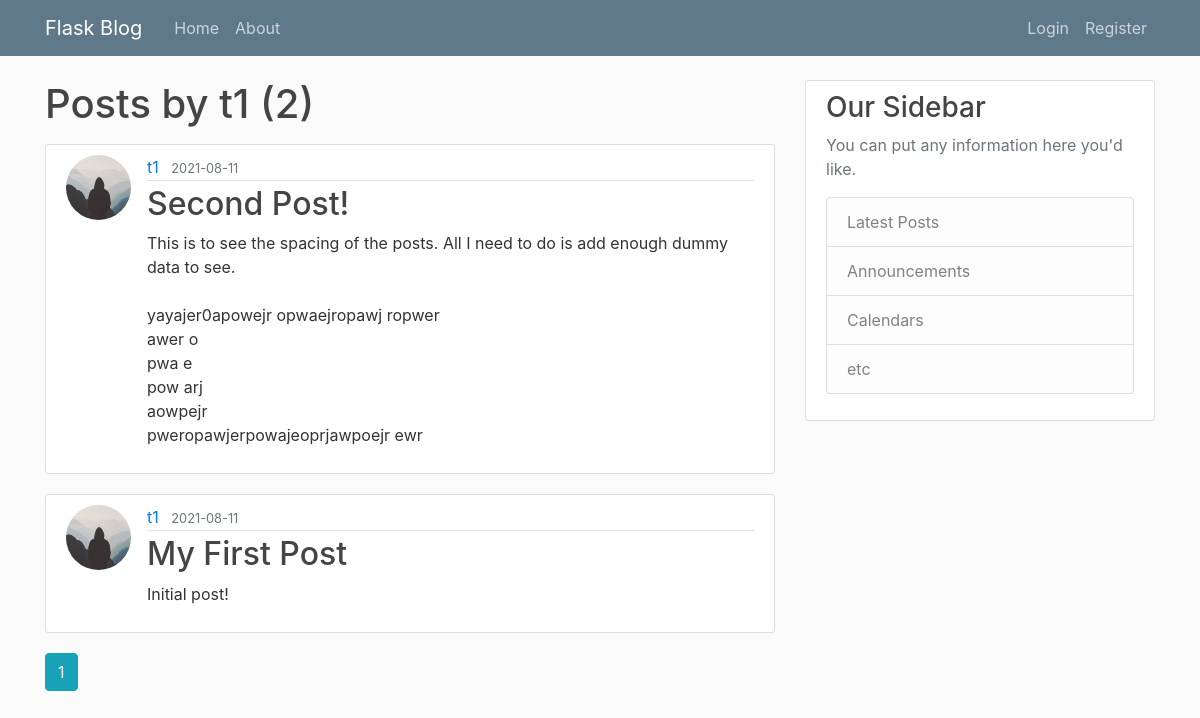
Before: /user/t1 with the older database file.
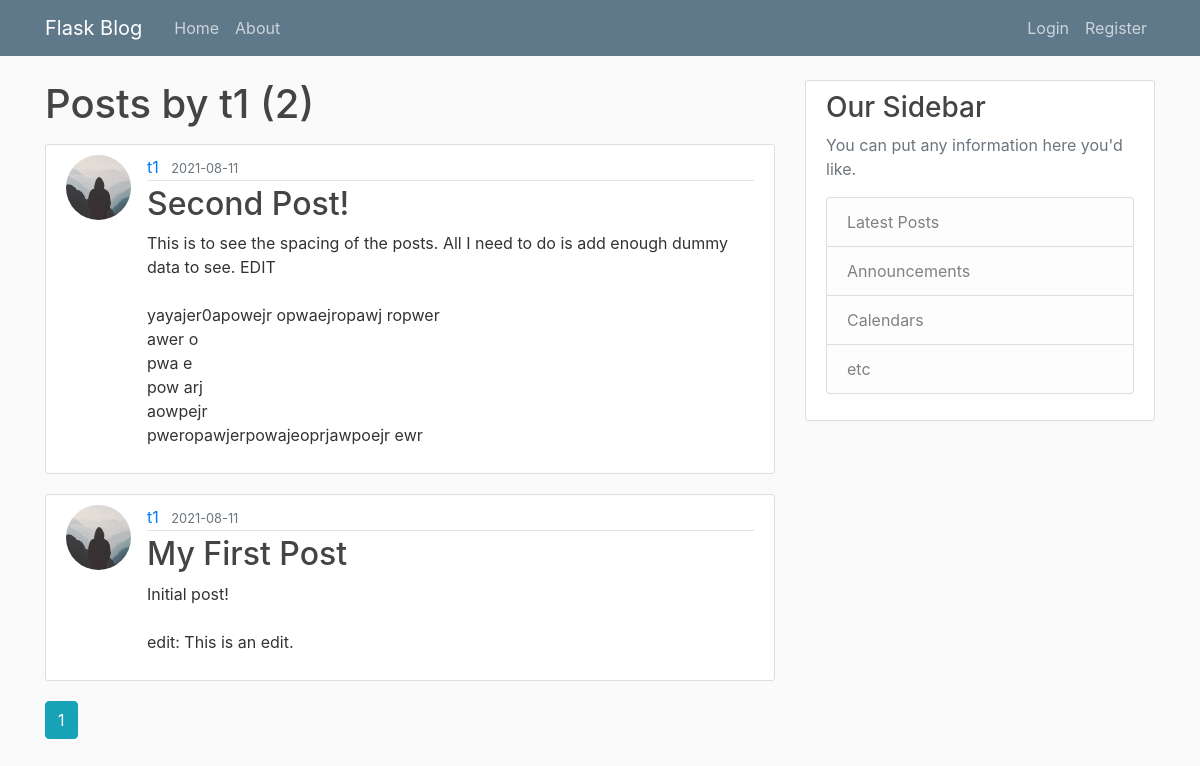
After: the same page with the newer database file.
### flaskblog/models.py (models this page shows, shortened)
class Post(db.Model):
    id = db.Column(db.Integer, primary_key=True)
    title = db.Column(db.String(100), nullable=False)
    date_posted = db.Column(db.DateTime, nullable=False,
                            default=datetime.utcnow)
    content = db.Column(db.Text, nullable=False)
    user_id = db.Column(db.Integer, db.ForeignKey('user.id'), nullable=False)

class User(db.Model, UserMixin):
    id = db.Column(db.Integer, primary_key=True)
    username = db.Column(db.String(20), unique=True, nullable=False)
    email = db.Column(db.String(120), unique=True, nullable=False)
    image_file = db.Column(db.String(20), nullable=False,
                           default='default.jpg')
    password = db.Column(db.String(60), nullable=False)
    posts = db.relationship('Post', backref='author', lazy=True)

### flaskblog/users/routes.py (the view)
@users.route("/user/<string:username>")
def user_posts(username):
    page = request.args.get('page', 1, type=int)
    user = User.query.filter_by(username=username).first_or_404()
    posts = Post.query.filter_by(author=user)\
        .order_by(Post.date_posted.desc())\
        .paginate(page=page, per_page=5)
    return render_template('user_posts.html', posts=posts, user=user)

### flaskblog/templates/user_posts.html
{% extends "layout.html" %}
{% block content %}
    <h1 class="mb-3">Posts by {{ user.username }} ({{ posts.total }})</h1>
    {% for post in posts.items %}
        <article class="media content-section">
          <img class="rounded-circle article-img" src="{{ url_for('static', filename='profile_pics/' + post.author.image_file) }}">
          <div class="media-body">
            <div class="article-metadata">
              <a class="mr-2" href="{{ url_for('users.user_posts', username=post.author.username) }}">{{ post.author.username }}</a>
              <small class="text-muted">{{ post.date_posted.strftime('%Y-%m-%d') }}</small>
            </div>
            <h2><a class="article-title" href="{{ url_for('posts.post', post_id=post.id) }}">{{ post.title }}</a></h2>
            <p class="article-content">{{ post.content }}</p>
          </div>
        </article>
    {% endfor %}
    {% for page_num in posts.iter_pages(left_edge=1, right_edge=1, left_current=1, right_current=2) %}
      {% if page_num %}
        {% if posts.page == page_num %}
          <a class="btn btn-info mb-4" href="{{ url_for('users.user_posts', username=user.username, page=page_num) }}">{{ page_num }}</a>
        {% else %}
          <a class="btn btn-outline-info mb-4" href="{{ url_for('users.user_posts', username=user.username, page=page_num) }}">{{ page_num }}</a>
        {% endif %}
      {% else %}
        ...
      {% endif %}
    {% endfor %}
{% endblock content %}

Changed rows visible on the page:
changed Post "Second Post!": content "…dummy data to see. yayajer0apowejr opwaejropawj ropwer awer…" → "…dummy data to see. EDIT yayajer0apowejr opwaejropawj ropwer awer…"
changed Post "My First Post": content "Initial post!" → "Initial post! edit: This is an edit."
